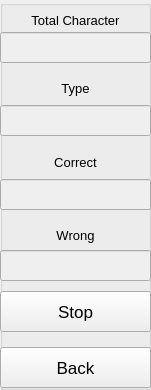
   <widget class="QGroupBox" name="groupBox_4">
    <property name="geometry">
     <rect>
      <x>1070</x>
      <y>10</y>
      <width>151</width>
      <height>390</height>
     </rect>
    </property>
    <property name="title">
     <string/>
    </property>
    <widget class="QLabel" name="label">
     <property name="geometry">
      <rect>
       <x>0</x>
       <y>0</y>
       <width>151</width>
       <height>41</height>
      </rect>
     </property>
     <property name="font">
      <font>
       <pointsize>10</pointsize>
       <stylestrategy>PreferDefault</stylestrategy>
      </font>
     </property>
     <property name="text">
      <string>&lt;html&gt;&lt;head/&gt;&lt;body&gt;&lt;p align=&quot;center&quot;&gt;Total Character&lt;/p&gt;&lt;/body&gt;&lt;/html&gt;</string>
     </property>
    </widget>
    <widget class="QLabel" name="label_2">
     <property name="geometry">
      <rect>
       <x>0</x>
       <y>73</y>
       <width>151</width>
       <height>31</height>
      </rect>
     </property>
     <property name="font">
      <font>
       <pointsize>10</pointsize>
       <stylestrategy>PreferDefault</stylestrategy>
      </font>
     </property>
     <property name="text">
      <string>&lt;html&gt;&lt;head/&gt;&lt;body&gt;&lt;p align=&quot;center&quot;&gt;Type&lt;/p&gt;&lt;/body&gt;&lt;/html&gt;</string>
     </property>
    </widget>
    <widget class="QLabel" name="label_3">
     <property name="geometry">
      <rect>
       <x>0</x>
       <y>147</y>
       <width>151</width>
       <height>31</height>
      </rect>
     </property>
     <property name="font">
      <font>
       <pointsize>10</pointsize>
       <stylestrategy>PreferDefault</stylestrategy>
      </font>
     </property>
     <property name="text">
      <string>&lt;html&gt;&lt;head/&gt;&lt;body&gt;&lt;p align=&quot;center&quot;&gt;Correct&lt;/p&gt;&lt;/body&gt;&lt;/html&gt;</string>
     </property>
    </widget>
    <widget class="QLabel" name="label_4">
     <property name="geometry">
      <rect>
       <x>0</x>
       <y>220</y>
       <width>151</width>
       <height>31</height>
      </rect>
     </property>
     <property name="font">
      <font>
       <pointsize>10</pointsize>
       <stylestrategy>PreferDefault</stylestrategy>
      </font>
     </property>
     <property name="text">
      <string>&lt;html&gt;&lt;head/&gt;&lt;body&gt;&lt;p align=&quot;center&quot;&gt;Wrong&lt;/p&gt;&lt;/body&gt;&lt;/html&gt;</string>
     </property>
    </widget>
    <widget class="QPushButton" name="btn_back">
     <property name="geometry">
      <rect>
       <x>0</x>
       <y>347</y>
       <width>151</width>
       <height>41</height>
      </rect>
     </property>
     <property name="font">
      <font>
       <pointsize>13</pointsize>
      </font>
     </property>
     <property name="text">
      <string>Back</string>
     </property>
    </widget>
    <widget class="QLineEdit" name="txt_totalchar">
     <property name="enabled">
      <bool>false</bool>
     </property>
     <property name="geometry">
      <rect>
       <x>0</x>
       <y>32</y>
       <width>151</width>
       <height>31</height>
      </rect>
     </property>
     <property name="font">
      <font>
       <family>MS Shell Dlg 2</family>
       <pointsize>10</pointsize>
       <weight>9</weight>
       <italic>false</italic>
       <bold>false</bold>
      </font>
     </property>
     <property name="styleSheet">
      <string notr="true">font: 75 10pt &quot;MS Shell Dlg 2&quot;;</string>
     </property>
     <property name="alignment">
      <set>Qt::AlignCenter</set>
     </property>
    </widget>
    <widget class="QLineEdit" name="txt_type">
     <property name="enabled">
      <bool>false</bool>
     </property>
     <property name="geometry">
      <rect>
       <x>0</x>
       <y>105</y>
       <width>151</width>
       <height>31</height>
      </rect>
     </property>
     <property name="font">
      <font>
       <family>MS Shell Dlg 2</family>
       <pointsize>10</pointsize>
       <weight>9</weight>
       <italic>false</italic>
       <bold>false</bold>
      </font>
     </property>
     <property name="styleSheet">
      <string notr="true">font: 75 10pt &quot;MS Shell Dlg 2&quot;;</string>
     </property>
     <property name="alignment">
      <set>Qt::AlignCenter</set>
     </property>
    </widget>
    <widget class="QLineEdit" name="txt_correct">
     <property name="enabled">
      <bool>false</bool>
     </property>
     <property name="geometry">
      <rect>
       <x>0</x>
       <y>179</y>
       <width>151</width>
       <height>31</height>
      </rect>
     </property>
     <property name="font">
      <font>
       <family>MS Shell Dlg 2</family>
       <pointsize>10</pointsize>
       <weight>9</weight>
       <italic>false</italic>
       <bold>false</bold>
      </font>
     </property>
     <property name="styleSheet">
      <string notr="true">font: 75 10pt &quot;MS Shell Dlg 2&quot;;</string>
     </property>
     <property name="alignment">
      <set>Qt::AlignCenter</set>
     </property>
    </widget>
    <widget class="QLineEdit" name="txt_wrong">
     <property name="enabled">
      <bool>false</bool>
     </property>
     <property name="geometry">
      <rect>
       <x>0</x>
       <y>250</y>
       <width>151</width>
       <height>31</height>
      </rect>
     </property>
     <property name="font">
      <font>
       <family>MS Shell Dlg 2</family>
       <pointsize>10</pointsize>
       <weight>9</weight>
       <italic>false</italic>
       <bold>false</bold>
      </font>
     </property>
     <property name="styleSheet">
      <string notr="true">font: 75 10pt &quot;MS Shell Dlg 2&quot;;</string>
     </property>
     <property name="alignment">
      <set>Qt::AlignCenter</set>
     </property>
    </widget>
    <widget class="QPushButton" name="btn_stop">
     <property name="geometry">
      <rect>
       <x>0</x>
       <y>291</y>
       <width>151</width>
       <height>41</height>
      </rect>
     </property>
     <property name="font">
      <font>
       <pointsize>13</pointsize>
      </font>
     </property>
     <property name="text">
      <string>Stop</string>
     </property>
    </widget>
   </widget>
